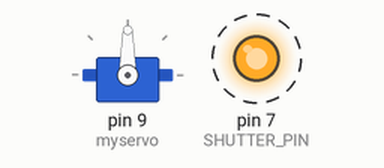
A sketch run on a simulated Arduino Uno, built with avr-gcc and run on an emulated ATmega328P. Parts: servo, output pins drawn as LEDs (lit = HIGH). Dashed ring = blinking.

Above: at 0.05 s.
At 1.15 s:
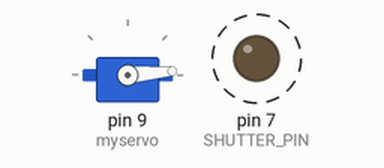
Timing chart, 0 to 3.0 s (numbered marks = the images above):
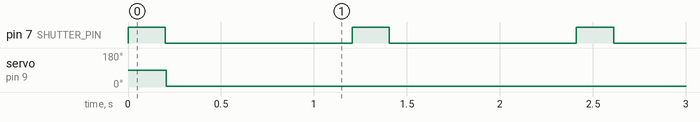

The sketch:

camera_trigger_with_servo.ino
```cpp
// Maurice Ribble
// 4-28-2008
// http://www.glacialwanderer.com/hobbyrobotics


#include <Servo.h>

Servo myservo;  // create servo object to control a servo
                // a maximum of eight servo objects can be created

int pos = 0;    // variable to store the servo position

void setup()


//#define FOCUS_PIN 6
#define SHUTTER_PIN 7


{
  myservo.attach(9);  // attaches the servo on pin 9 to the servo object

  //pinMode(FOCUS_PIN, OUTPUT);
  pinMode(SHUTTER_PIN, OUTPUT);
  //digitalWrite(FOCUS_PIN, LOW);
  digitalWrite(SHUTTER_PIN, LOW);

}

void loop()
{
         digitalWrite(SHUTTER_PIN, HIGH);
        delay(200); // May want to adjust this depending on shot type
        digitalWrite(SHUTTER_PIN, LOW);

  for(pos = 0; pos < 180; pos +=5) myservo.write(pos);              // tell servo to go to position in variable 'pos'
  //  delay(15);                      // waits 15ms for the servo to reach the position
//}

for(pos = 180; pos>=1; pos-=5) myservo.write(pos);      // goes from 180 degrees to 0 degrees

                                 // waits 15ms for the servo to reach the position


 delay(1000);
      }
```

Measured:
- by itself, pin 7 (SHUTTER_PIN): alternates HIGH for 0.20 s and LOW for 1.0 s
- by itself, servo on pin 9 (myservo): 90° → 5° at 0.21 s
